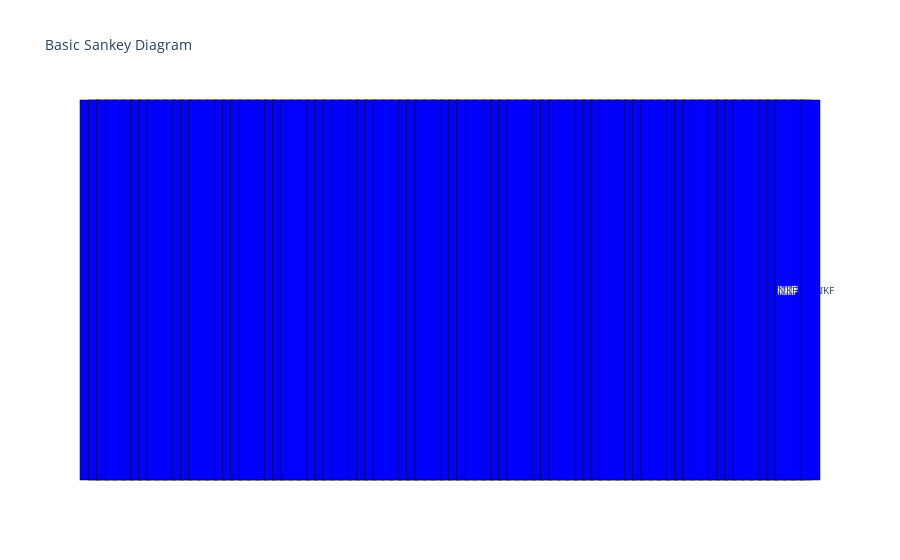

Notebook code cell kept with this figure:
### Code cell
plt.figure(figsize=(10,5))
fig = go.Figure(data=[go.Sankey(
    node = dict(
      pad = 5,
      thickness = 20,
      line = dict(color = "black", width = 0.5),
      label = labels,
      color = "blue"
    ),
    link = dict(
      source = sources, # indices correspond to labels, eg A1, A2, A1, B1, ...
      target = targets,
      value = values
  ))])

fig.update_layout(title_text="Basic Sankey Diagram", font_size=10)
fig.show()

### Figure 1 — Plotly figure (JSON) as saved in the notebook; plotly's stock layout.template omitted (floating-point values rounded to 4 significant figures)
{"data": [{"link": {"source": [0, 1, 2, 3, 4, 5, 6, 7, 8, 9, 10, 11, 12, 13, 14, 15, 16, 17, 18, 19, 20, 21, 22, 23, 24, 25, 26, 27, 28, 29, 30, 31, 32, 33, 34, 35, 36, 37, 38, 39, 40, 41, 42, 43, 44, 45, 46, 47, 48, 49, 50, 51, 52, 53, 54, 55, 56, 57, 58, 59, 60, 61, 62, 63, 64, 65, 66, 67, 68, 69, 70, 71, 72, 73, 74, 75, 76, 77, 78, 79, 80, 81, 82, 83, 84, 85], "target": [1, 2, 3, 4, 5, 6, 7, 8, 9, 10, 11, 12, 13, 14, 15, 16, 17, 18, 19, 20, 21, 22, 23, 24, 25, 26, 27, 28, 29, 30, 31, 32, 33, 34, 35, 36, 37, 38, 39, 40, 41, 42, 43, 44, 45, 46, 47, 48, 49, 50, 51, 52, 53, 54, 55, 56, 57, 58, 59, 60, 61, 62, 63, 64, 65, 66, 67, 68, 69, 70, 71, 72, 73, 74, 75, 76, 77, 78, 79, 80, 81, 82, 83, 84, 85, 86], "value": [1, 1, 1, 1, 1, 1, 1, 1, 1, 1, 1, 1, 1, 1, 1, 1, 1, 1, 1, 1, 1, 1, 1, 1, 1, 1, 1, 1, 1, 1, 1, 1, 1, 1, 1, 1, 1, 1, 1, 1, 1, 1, 1, 1, 1, 1, 1, 1, 1, 1, 1, 1, 1, 1, 1, 1, 1, 1, 1, 1, 1, 1, 1, 1, 1, 1, 1, 1, 1, 1, 1, 1, 1, 1, 1, 1, 1, 1, 1, 1, 1, 1, 1, 1, 1, 1]}, "node": {"color": "blue", "label": ["hnh endonuclease", "NKF", "NKF", "NKF", "NKF", "NKF", "NKF", "lysin a", "lysin b", "terminase", "portal protein", "capsid maturation protease", "scaffolding protein", "major capsid protein", "NKF", "head-to-tail adaptor", "NKF", "head-to-tail stopper", "NKF", "tail terminator", "major tail protein", "tail assembly chaperone", "tail assembly chaperone", "tape measure protein", "minor tail protein", "minor tail protein", "NKF", "NKF", "NKF", "minor tail protein", "NKF", "NKF", "tyrosine integrase", "NKF", "NKF", "NKF", "NKF", "deoxycytidylate deaminase", "NKF", "NKF", "NKF", "NKF", "NKF", "NKF", "NKF", "dna polymerase i", "NKF", "NKF", "NKF", "thyx-like thymidylate synthase", "NKF", "ribonucleotide reductase", "NKF", "NKF", "NKF", "NKF", "NKF", "NKF", "dna primase", "dna primase", "endonuclease vii", "NKF", "NKF", "NKF", "dnab-like dsdna helicase", "NKF", "NKF", "NKF", "NKF", "NKF", "NKF", "cas4 family exonuclease", "NKF", "immunity repressor", "NKF", "NKF", "NKF", "NKF", "NKF", "NKF", "NKF", "NKF", "NKF", "NKF", "NKF", "NKF", "NKF"], "line": {"color": "black", "width": 0.5}, "pad": 5, "thickness": 20}, "type": "sankey"}], "layout": {"font": {"size": 10}, "title": {"text": "Basic Sankey Diagram"}}}
